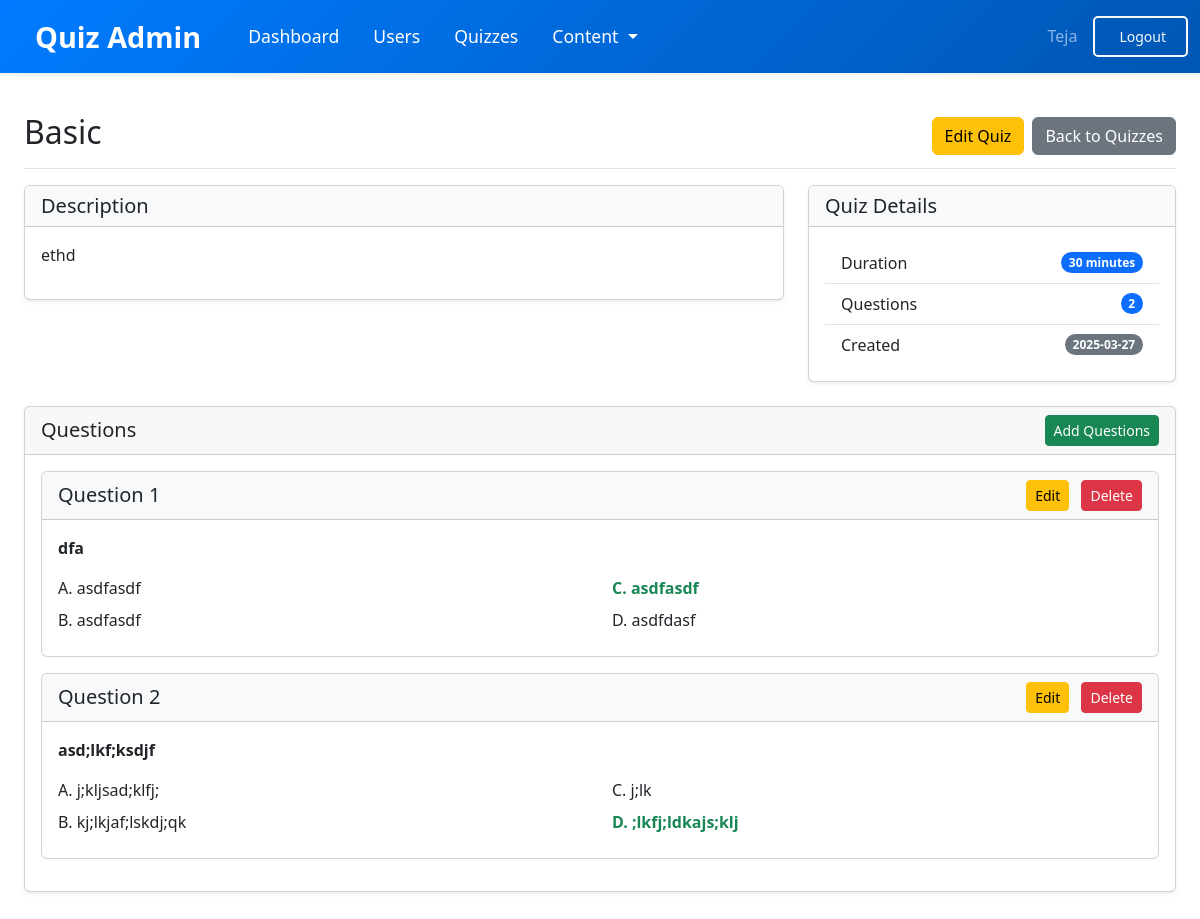
The page /admin/view/quiz/1 (signed in) on the database its author committed.
### models/models.py (models this page shows)
class User(db.Model , UserMixin):
    __tablename__ = 'user'
    id = db.Column(db.Integer , primary_key = True,autoincrement=True)
    email = db.Column(db.String(150) , unique=True)
    password = db.Column(db.String(150))
    name = db.Column(db.String(150))
    qualification = db.Column(db.String(150))
    dob = db.Column(db.Date, nullable=True)
    is_admin = db.Column(db.Boolean, default=False)
    scores = db.relationship('Score', backref='user', lazy=True)

class Quiz(db.Model , UserMixin):
    __tablename__ = 'quiz'
    id = db.Column(db.Integer , primary_key = True,autoincrement=True)
    Chapter_id = db.Column(db.Integer , db.ForeignKey('chapter.id'),nullable=False)
    date_of_quiz = db.Column(db.DateTime, nullable=False, default=datetime.utcnow)
    title = db.Column(db.String(20) , nullable=False)
    time_duration = db.Column(db.String(5), nullable=False)
    description = db.Column(db.Text)
    questions = db.relationship('Question', backref='quiz', lazy=True)
    scores = db.relationship('Score', backref='quiz', lazy=True)

class Question(db.Model,UserMixin):
    __tablename__ = 'question'
    id = db.Column(db.Integer , primary_key = True,autoincrement=True)
    quiz_id = db.Column(db.Integer,db.ForeignKey('quiz.id'),nullable=False)
    quest = db.Column(db.Text,nullable=False)
    option1 = db.Column(db.String(255), nullable=False)
    option2 = db.Column(db.String(255), nullable=False)
    option3 = db.Column(db.String(255), nullable=False)
    option4 = db.Column(db.String(255), nullable=False)
    answer = db.Column(db.Integer,nullable=False)

### models/admin.py (the view)
@admin.route('/view/quiz/<int:quiz_id>', methods=['GET', 'POST'])
@login_required
@admin_required
def view_quiz(quiz_id):
    from .models import Question, Quiz
    quiz = Quiz.query.get_or_404(quiz_id)
    questions = Question.query.filter_by(quiz_id=quiz_id).all()
    return render_template('admin/view_quiz.html', user=current_user, quiz=quiz, questions=questions)

### models/__init__.py (called while the page is built)
def create_app():
    app = Flask(__name__, template_folder=r'C:\Users\DELL\OneDrive\Desktop\quiz-app(final)\quiz-application\templates')
    app.config['SECRET_KEY'] = '24f1005262'
    app.config['SQLALCHEMY_DATABASE_URI'] = f'sqlite:///{DB_NAME}'
    app.config['SQLALCHEMY_TRACK_MODIFICATIONS'] = False
    db.init_app(app)
    from .models import User
    l_manager = LoginManager()
    l_manager.login_view = 'auth.login'
    l_manager.init_app(app)
    @l_manager.user_loader
    def load_user(id):
        return User.query.get(int(id))
    from .auth import auth
    from .views import views
    from .admin import admin
    app.register_blueprint(auth, url_prefix='/')
    app.register_blueprint(views, url_prefix='/')
    app.register_blueprint(admin, url_prefix='/admin')
    create_database(app)
    create_admin(app)
    return app

### models/admin.py (called while the page is built)
def admin_required(f):
    @wraps(f)
    def decorated_function(*args, **kwargs):
        if not current_user.is_authenticated or not current_user.is_admin:
            flash('Access denied. Admin privileges required.', category='error')
            return redirect(url_for('views.home'))
        return f(*args, **kwargs)
    return decorated_function

### templates/admin/view_quiz.html (shortened to what this page needs)
{% extends "admin/admin_layout.html" %}
{% block admin_content %}
<div class="d-flex justify-content-between flex-wrap flex-md-nowrap align-items-center pt-3 pb-2 mb-3 border-bottom">
    <h1 class="h2">{{ quiz.title }}</h1>
    <div class="btn-toolbar">
        <a href="{{ url_for('admin.edit_quiz', quiz_id=quiz.id) }}" class="btn btn-warning me-2">Edit Quiz</a>
        <a href="{{ url_for('admin.quizzes') }}" class="btn btn-secondary">Back to Quizzes</a>
    </div>
</div>
<div class="row mb-4">
    <div class="col-md-8">
        <div class="card shadow-sm">
            <div class="card-header bg-light">
                <h5 class="mb-0">Description</h5>
            </div>
            <div class="card-body">
                <p>{{ quiz.description }}</p>
            </div>
        </div>
    </div>
    <div class="col-md-4">
        <div class="card shadow-sm">
            <div class="card-header bg-light">
                <h5 class="mb-0">Quiz Details</h5>
            </div>
            <div class="card-body">
                <ul class="list-group list-group-flush">
                    <li class="list-group-item d-flex justify-content-between align-items-center">
                        Duration
                        <span class="badge bg-primary rounded-pill">{{ quiz.time_duration }} minutes</span>
                    </li>
                    <li class="list-group-item d-flex justify-content-between align-items-center">
                        Questions
                        <span class="badge bg-primary rounded-pill">{{ questions|length }}</span>
                    </li>
                    <li class="list-group-item d-flex justify-content-between align-items-center">
                        Created
                        <span class="badge bg-secondary rounded-pill">{{ quiz.date_of_quiz.strftime('%Y-%m-%d') }}</span>
                    </li>
                </ul>
            </div>
        </div>
    </div>
</div>
<div class="card shadow-sm mb-4">
    <div class="card-header d-flex justify-content-between align-items-center">
        <h3 class="h5 mb-0">Questions</h3>
        <a href="{{ url_for('admin.add_questions', quiz_id=quiz.id) }}" class="btn btn-success btn-sm">Add Questions</a>
    </div>
    <div class="card-body">
        {% if questions %}
            {% for question in questions %}
                <div class="card mb-3">
                    <div class="card-header bg-light">
                        <div class="d-flex justify-content-between align-items-center">
                            <h5 class="mb-0">Question {{ loop.index }}</h5>
                            <div>
                                <a href="{{ url_for('admin.edit_question', question_id=question.id) }}" class="btn btn-sm btn-warning me-2">Edit</a>
                                <a href="{{ url_for('admin.delete_question', question_id=question.id) }}" class="btn btn-sm btn-danger">Delete</a>
                            </div>
                        </div>
                    </div>
                    <div class="card-body">
                        <p class="card-text"><strong>{{ question.quest }}</strong></p>
                        <div class="row mt-3">
                            <div class="col-md-6">
                                <div class="mb-2 {% if question.answer == 'option1' %}text-success fw-bold{% endif %}">
                                    A. {{ question.option1 }} {% if question.answer == 'option1' %}<i class="bi bi-check-circle-fill text-success"></i>{% endif %}
                                </div>
                                <div class="mb-2 {% if question.answer == 'option2' %}text-success fw-bold{% endif %}">
                                    B. {{ question.option2 }} {% if question.answer == 'option2' %}<i class="bi bi-check-circle-fill text-success"></i>{% endif %}
                                </div>
                            </div>
                            <div class="col-md-6">
                                <div class="mb-2 {% if question.answer == 'option3' %}text-success fw-bold{% endif %}">
                                    C. {{ question.option3 }} {% if question.answer == 'option3' %}{% endif %}
                                </div>
                                <div class="mb-2 {% if question.answer == 'option4' %}text-success fw-bold{% endif %}">
                                    D. {{ question.option4 }} {% if question.answer == 'option4' %}{% endif %}
                                </div>
                            </div>
                        </div>
                    </div>
                </div>
            {% endfor %}
        {% else %}
            <div class="alert alert-warning">
                <i class="bi bi-exclamation-triangle me-2"></i>
                No questions have been added to this quiz yet.
                <a href="{{ url_for('admin.add_questions', quiz_id=quiz.id) }}" class="alert-link">Add questions now</a>.
            </div>
        {% endif %}
    </div>
</div>
{% endblock %}

### templates/admin/admin_layout.html (shortened to what this page needs)
{% extends "layout.html" %}
{% block content %}
<nav class="navbar navbar-expand-lg navbar-dark bg-dark shadow-sm sticky-top">
    <div class="container-fluid">
        <a class="navbar-brand" href="{{ url_for('admin.dashboard') }}">
            Quiz Admin
        </a>
        <div class="collapse navbar-collapse" id="adminNavbar">
            <ul class="navbar-nav me-auto mb-2 mb-lg-0">
                <li class="nav-item">
                    <a class="nav-link {% if request.endpoint == 'admin.dashboard' %}active{% endif %}" href="{{ url_for('admin.dashboard') }}">
                        Dashboard
                    </a>
                </li>
                <li class="nav-item">
                    <a class="nav-link {% if request.endpoint == 'admin.users' %}active{% endif %}" href="{{ url_for('admin.users') }}">
                        Users
                    </a>
                </li>
                <li class="nav-item">
                    <a class="nav-link {% if request.endpoint == 'admin.quizzes' %}active{% endif %}" href="{{ url_for('admin.quizzes') }}">
                        Quizzes
                    </a>
                </li>
                <li class="nav-item dropdown">
                    <a class="nav-link dropdown-toggle" href="#" id="contentDropdown" role="button" data-bs-toggle="dropdown" aria-expanded="false">
                        Content
                    </a>
                </li>
            </ul>
            <div class="d-flex">
                <span class="navbar-text me-3">
                     {{ user.name }}
                </span>
                <a href="{{ url_for('auth.logout') }}" class="btn btn-outline-light btn-sm">
                    Logout
                </a>
            </div>
        </div>
    </div>
</nav>
<div class="container-fluid py-4 px-4">
    {% block admin_content %}{% endblock %}
</div>
{% endblock %}

### templates/layout.html (style rules this page uses)
.navbar { background: linear-gradient(135deg, #007bff, #0056b3); padding: 15px 0; transition: 0.3s ease-in-out; }
.navbar-brand { font-size: 1.8rem; font-weight: bold; color: #fff; transition: 0.3s; padding: 0 15px; }
.navbar-nav { align-items: center; gap: 10px; }
.navbar-nav .nav-link { color: #ffffff; font-size: 1.1rem; padding: 8px 15px; transition: 0.3s; border-radius: 5px; }
.nav-item { display: flex; align-items: center; }
.navbar .btn-outline-light { padding: 8px 20px; border-width: 2px; font-weight: 500; border-radius: 5px; transition: all 0.3s ease; }
.navbar-collapse { justify-content: flex-end; }

### rows shown on the page
User: name "Teja"
Quiz: title "Basic", description "ethd", time_duration "30", date_of_quiz "2025-03-27"
Question: quest "dfa", option1 "asdfasdf", option2 "asdfasdf", option3 "asdfasdf", option4 "asdfdasf"
Question: quest "asd;lkf;ksdjf", option1 "j;kljsad;klfj;", option2 "kj;lkjaf;lskdj;qk", option3 "j;lk", option4 ";lkfj;ldkajs;klj"

### other values the page prints
{{ questions|length }} "2"
